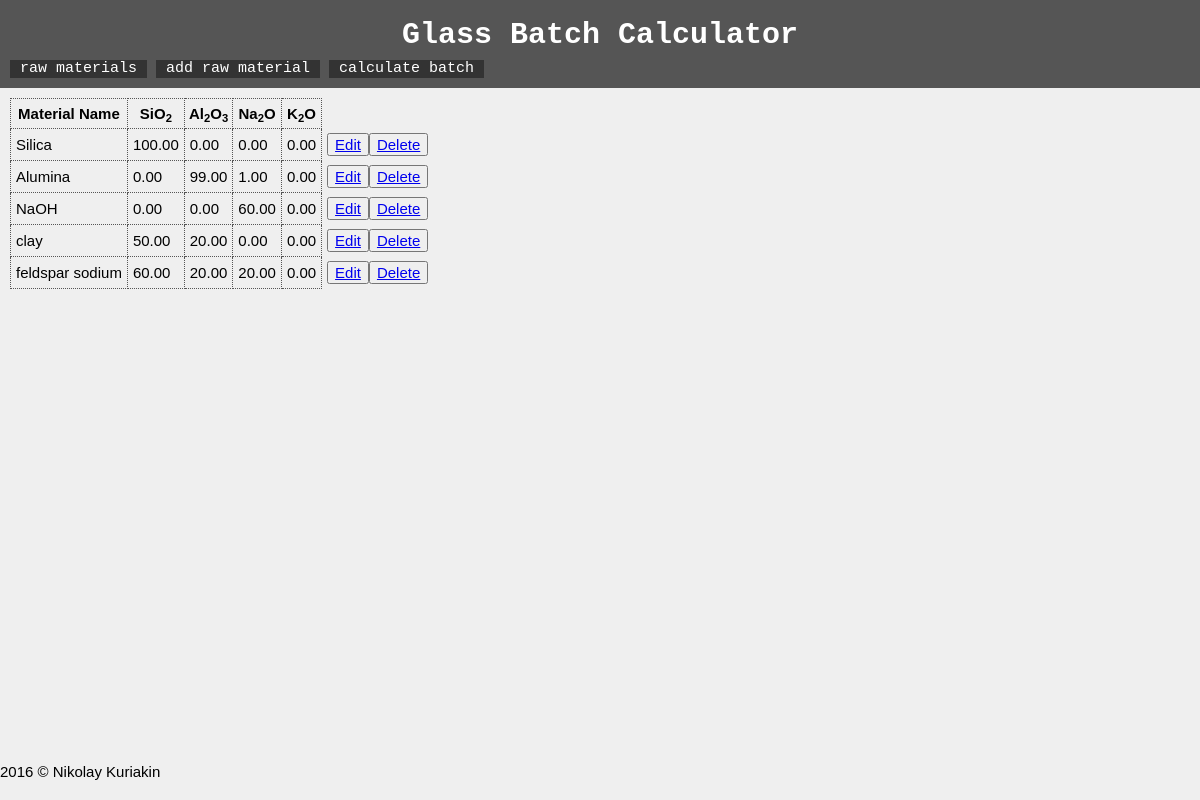
Screenshot of /raw-materials/ with the database file from the repository.
### BatchCalculator/models.py (models this page shows, shortened)
class rawMaterial(models.Model):
    materialName = models.CharField('Name of the Material', max_length=200, blank=False)
    contentSiO2 = models.DecimalField('Content SiO2', default=0.0, max_digits=5, decimal_places=2)
    contentAl2O3 = models.DecimalField(default=0.0, max_digits=5, decimal_places=2)
    contentNa2O = models.DecimalField(default=0.0, max_digits=5, decimal_places=2)
    contentK2O = models.DecimalField(default=0.0, max_digits=5, decimal_places=2)
    author = models.ForeignKey(User, on_delete=models.CASCADE)

### BatchCalculator/views.py (the view)
# urls.py: url(r'^raw-materials/$', views.rawMaterialView.as_view(), name='rawmateriallist'),
class rawMaterialView(ListView):
	model = rawMaterial

### BatchCalculator/templates/BatchCalculator/rawmaterial_list.html
{% extends "base.html" %}
    {% block content %}
	<table>
	<tr>
		<th>Material Name</th>
		<th>SiO<sub>2</sub></th>
		<th>Al<sub>2</sub>O<sub>3</sub></th>
		<th>Na<sub>2</sub>O</th>
		<th>K<sub>2</sub>O</th>
		</tr>
	{% for material in object_list %}
	<tr>
	    <td>{{material.materialName}}</td>
	    <td>{{material.contentSiO2}}</td>
	    <td>{{material.contentAl2O3}}</td>
	    <td>{{material.contentNa2O}}</td>
	    <td>{{material.contentK2O}}</td>
	    <td><button><a href="/edit/{{material.id}}">Edit</a></button><button><a href="/delete/{{material.id}}">Delete</a></button></td>
	    </tr>
	{% endfor %}
	</table>
	{% endblock %}

### BatchCalculator/static/BatchCalculator/css/style.css (style rules this page uses)
body { margin: 0 auto; background: #efefef; padding: 0; font: 400 15px/1.8 Arial, sans-serif; }
table { border-collapse: collapse; }
th, td { border: 1px dotted #555555; }
tr>td:last-of-type { border: none; }
td { padding: 2px 5px; }

### rows the page displays
rawMaterial: materialName "Silica", contentSiO2 "100.00", contentAl2O3 "0.00", contentNa2O "0.00", contentK2O "0.00"
rawMaterial: materialName "Alumina", contentSiO2 "0.00", contentAl2O3 "99.00", contentNa2O "1.00", contentK2O "0.00"
rawMaterial: materialName "NaOH", contentSiO2 "0.00", contentAl2O3 "0.00", contentNa2O "60.00", contentK2O "0.00"
rawMaterial: materialName "clay", contentSiO2 "50.00", contentAl2O3 "20.00", contentNa2O "0.00", contentK2O "0.00"
rawMaterial: materialName "feldspar sodium", contentSiO2 "60.00", contentAl2O3 "20.00", contentNa2O "20.00", contentK2O "0.00"
